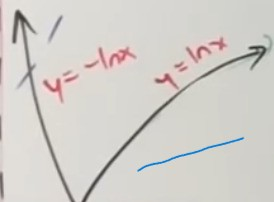
#> input picture Diagram Vectorization/i1.jpg, 274 x 202 px
$ python diagram_vectorization.py
#> lines starting #> are read from the running program, lines starting #| are printed output that depends on the picture; after the words box and inside, x2 and y2 are one past the last pixel; in counts of white or black regions, pixels touching at a corner belong together
#> further down, image is the input picture: shape (202, 274, 3); mean B, G, R 202.7, 207.2, 210.4
import numpy as np
import cv2
from skimage import filters, transform

def diagram_vectorization(cv_image, vectorization=False):
#> called with vectorization = True
    gray_image = cv2.cvtColor(cv_image, cv2.COLOR_BGR2GRAY)
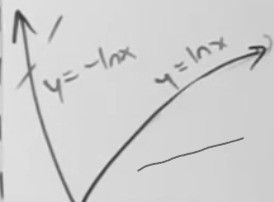
#> gray_image: shape (202, 274); min 47, max 232, mean 207.7
    thresh = filters.threshold_local(gray_image, block_size=35, offset=20)
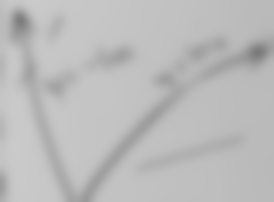
#> thresh: shape (202, 274) float64; min 123, max 202.3, mean 187.7
    bw = gray_image < thresh
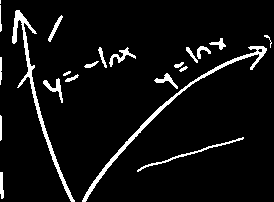
#> bw: shape (202, 274) bool; 6.3% white; 22 white regions (1 under 20 px), largest, box (x1, y1, x2, y2) and area: (82, 46, 267, 202) 1016, (12, 10, 75, 202) 979, (137, 137, 244, 172) 250
    digital_canvas = np.ones_like(gray_image) * 255

    if vectorization:
        lines = transform.probabilistic_hough_line(bw.astype(np.uint8),
                                                 threshold=20,
                                                 line_length=100,
                                                 line_gap=2)
#> lines = [((55, 166), (25, 53)), ((141, 167), (243, 138)), ((69, 198), (31, 88))]

        for line in lines:
            p0, p1 = line
            cv2.line(digital_canvas, p0, p1, 0, thickness=2)
#> this loop made 3 passes
#> (p0, p1) on passes 1 to 3: ((55, 166), (25, 53)), ((141, 167), (243, 138)), ((69, 198), (31, 88))
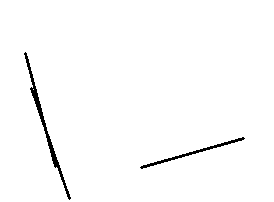
#> digital_canvas: shape (202, 274); 98.4% white; 2 black regions, box (x1, y1, x2, y2) and area: (24, 52, 71, 200) 554, (140, 137, 245, 169) 304

    digital_canvas[bw] = 0
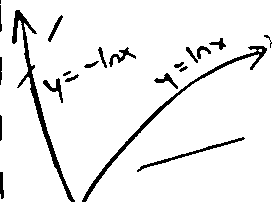
#> digital_canvas: shape (202, 274); 93.3% white; 22 black regions (1 under 20 px), largest, box (x1, y1, x2, y2) and area: (12, 10, 75, 202) 1127, (82, 46, 267, 202) 1016, (137, 137, 245, 172) 329
    return digital_canvas

if __name__ == "__main__":
    image = cv2.imread("i1.jpg")
    if image is None:
        print("Error: Could not find image.")
    else:
        diagram = diagram_vectorization(image,True)

        cv2.imshow("Original", image)
        cv2.imshow("Digitalized", diagram)
        cv2.waitKey(0)
        cv2.destroyAllWindows()

$ run again, with Diagram Vectorization/i3.jpg copied over Diagram Vectorization/i1.jpg
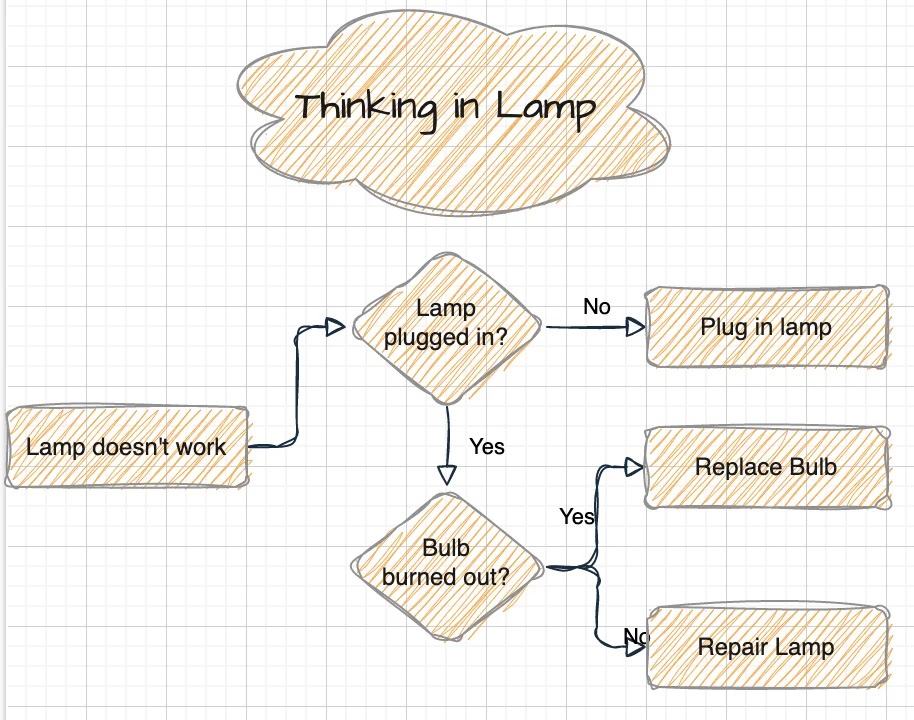
#> input picture Diagram Vectorization/i3.jpg, 914 x 720 px
#> image is the input picture: shape (720, 914, 3); mean B, G, R 237, 241.8, 244.7
#> in diagram_vectorization, `bw = gray_image < thresh`:
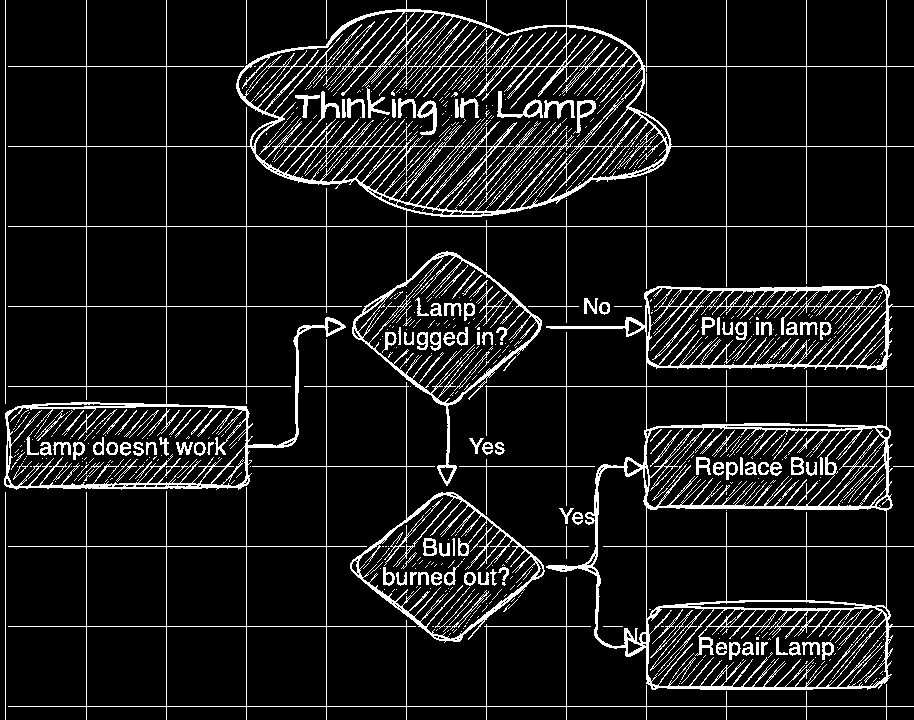
#> bw: shape (720, 914) bool; 10.1% white in thin lines or dots
#> lines = 71 items
#> the loop in diagram_vectorization, `for line in lines:` made 71 passes
#> (p0, p1) on passes 1 to 8: ((5, 719), (5, 492)), ((5, 403), (5, 0)), ((913, 66), (641, 66)), ((255, 146), (8, 146)), ((646, 468), (646, 167)), ((166, 428), (166, 0)), ((646, 719), (646, 485)), ((634, 66), (266, 66))
#> in diagram_vectorization, `digital_canvas[bw] = 0`:
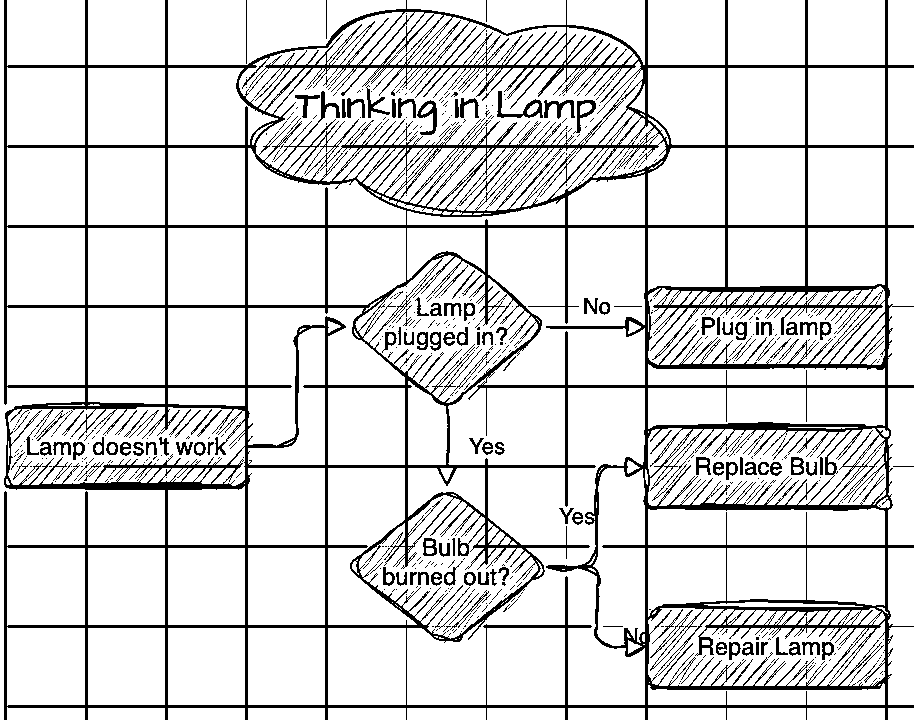
#> digital_canvas: shape (720, 914); 85.9% white; 569 black regions (426 under 20 px), largest, box (x1, y1, x2, y2) and area: (4, 0, 914, 720) 79975, (497, 91, 543, 118) 349, (417, 100, 437, 135) 279
